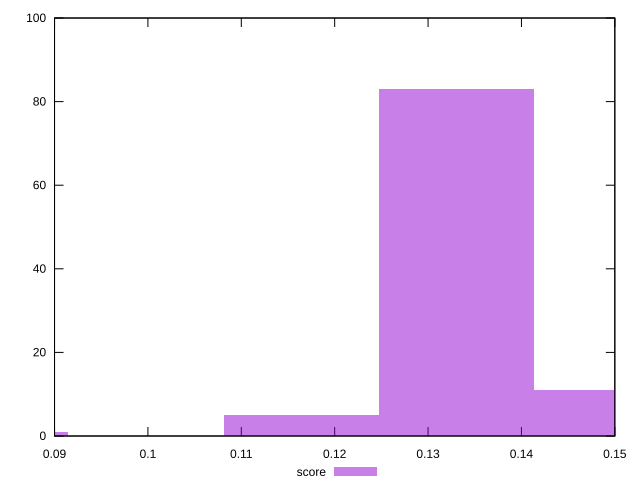

Generate this figure with gnuplot:
reset

$score <<EOF
0.08315035176262177 1
0.13304056282019483 83
0.14967063317271917 11
0.11641049246767048 5
EOF

set key outside below
set boxwidth 0.016630070352524354
set xrange [0.09:0.15]
set yrange [0:100]
set trange [0:100]
set style fill transparent solid 0.5 noborder
set terminal svg size 640, 490 enhanced background rgb 'white'
set output "reports/report_00033_2021-03-01T14-23-16.841Z/unused-javascript/samples/astro-cached/score/histogram.svg"

plot $score title "score" with boxes

reset
